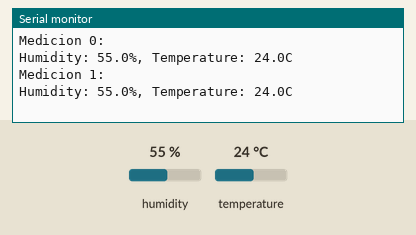
Recording of a sketch running on a simulated Arduino Uno, built with avr-gcc and run on an emulated ATmega328P. Parts: the last lines printed to the serial monitor. Wiring (inferred from the names in the program): DHT11 sensor: data pin 2. The test bench sets the inputs (shaded band); at power-on: humidity 55 %, temperature 24 °C.

Above: at 2.8 s.
2.9 s: humidity set to 22 %
At 4.6 s:
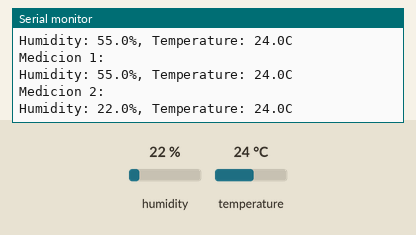
5.6 s: temperature set to 12 °C
At 7.1 s:
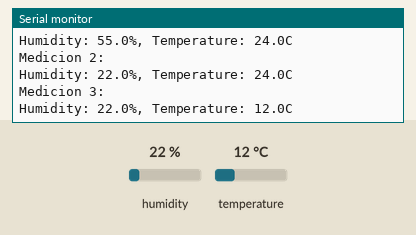
8.3 s: humidity set to 40 %
At 10.8 s:
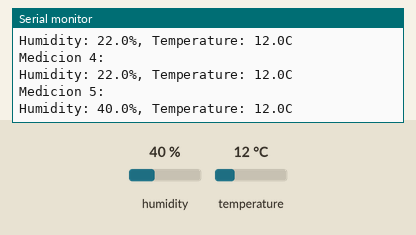
Timing chart, 0 to 12.3 s (numbered marks = the images above; inputs shaded):
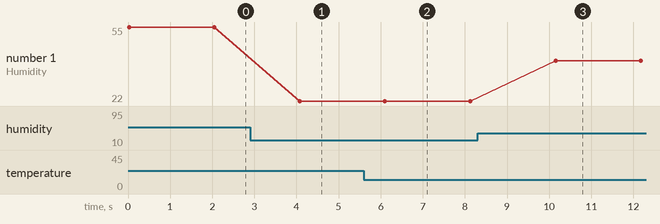

The sketch:

temp.ino
```cpp
#define PIN 2
#define TIMEOUT 0xFFFFFFFF

uint8_t data[5];
int medicion = 0;

void setup () {
  Serial.begin(9600);
}

void loop (){
  Serial.print("Medicion ");
  Serial.print(medicion);
  Serial.println(": ");
  read();
  Serial.print("Humidity: ");
  Serial.print(data[0]);
  Serial.print(".");
  Serial.print(data[1]);
  Serial.print("%, Temperature: ");
  Serial.print(data[2]);
  Serial.print(".");
  Serial.print(data[3]);
  Serial.println("C");
  medicion ++;
  delay(2000); // Wait before next read (e.g., 2 seconds)
}


void read() {

  // Reset all bytes to 0
  data[0] = data[1] = data[2] = data[3] = data[4] = 0;

  // 1st: Pull up mode
  pinMode(PIN, INPUT_PULLUP);
  delay(1);

  // 2nd: Start LOW signal for 18ms
  pinMode(PIN, OUTPUT);
  digitalWrite(PIN, LOW);
  delay(20); //min: 18ms, 20ms to be safe

  // Array storing the duration of each cycle
  uint32_t cycles[80];
  {
    // PULL-UP for 20-40uS
    pinMode(PIN, INPUT_PULLUP);
    delayMicroseconds(40);


    // Critical timings so we avoid interruptions
    noInterrupts();

    if (expectPulse(LOW) == TIMEOUT) {
      return;
    }
    if (expectPulse(HIGH) == TIMEOUT) {
      return;
    }

    for (int i = 0; i < 80; i += 2) {
      cycles[i] = expectPulse(LOW);
      cycles[i + 1] = expectPulse(HIGH);
    }
  }
  // Reading finalized, we enable back interruptions
  interrupts();


  for (int i = 0; i < 40; ++i) {
    uint32_t lowCycles = cycles[2 * i];
    uint32_t highCycles = cycles[2 * i + 1];

    data[i / 8] <<= 1;
    // Now compare the low and high cycle times to see if the bit is a 0 or 1.
    if (highCycles > lowCycles) {
      // High cycles are greater than 50us low cycle count, must be a 1.
      data[i / 8] |= 1;
    }
  }

  // Checksum: Last 8 bits of sum must be equal to data[4] -> &0xFF cuts the higher bits
  if (data[4] == ((data[0] + data[1] + data[2] + data[3]) & 0xFF)) {
    return;
  } else {
    Serial.println("There was a CHECKSUM error ...");
    return;
  }
}


uint32_t expectPulse(bool level){
  uint32_t count = 0;
  while (digitalRead(PIN) == level) {
    if (count++ >= 1120) {
      return TIMEOUT;
    }
  }
  return count;
}
```

Measured:
- after the input at 2.9 s, the serial monitor: prints a new line after 1.2 s (image 1)
- after the input at 5.6 s, the serial monitor: prints a new line after 0.50 s (image 2)
- after the input at 8.3 s, the serial monitor: prints a new line after 1.9 s (image 3)
- plotted number 1: 55 → 22 after the input at 2.9 s, 22 → 40 after the input at 8.3 s
